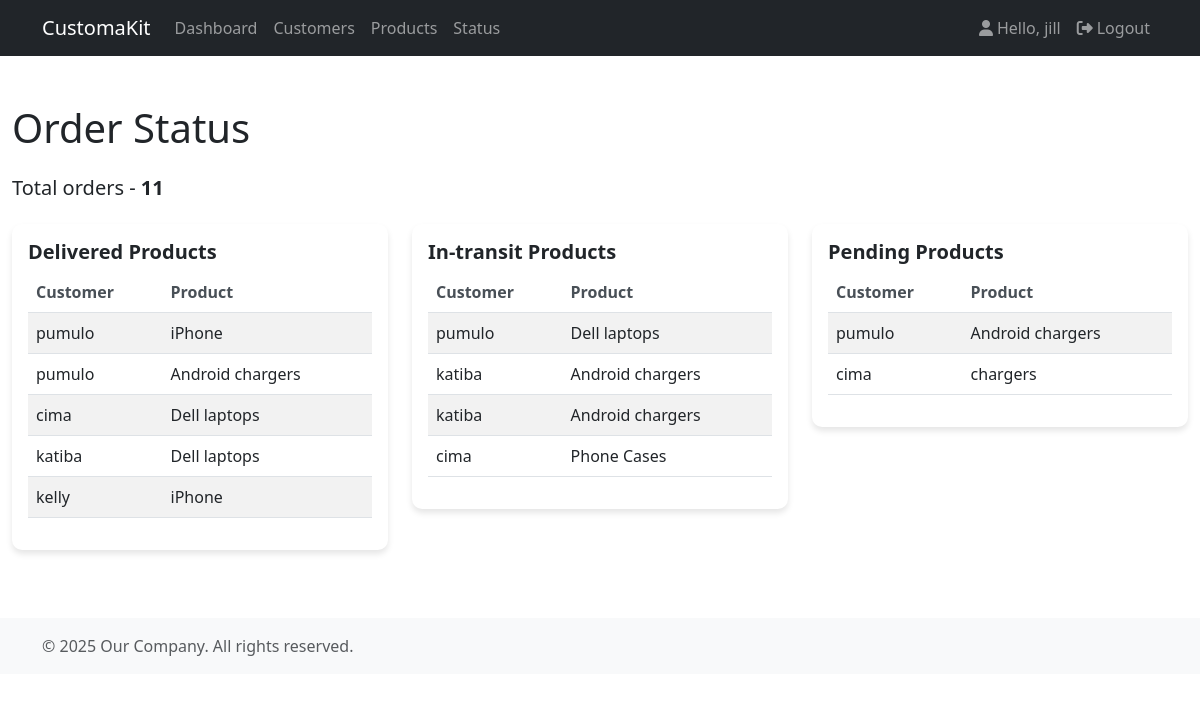
Before: /status/ (signed in) with the older database file.
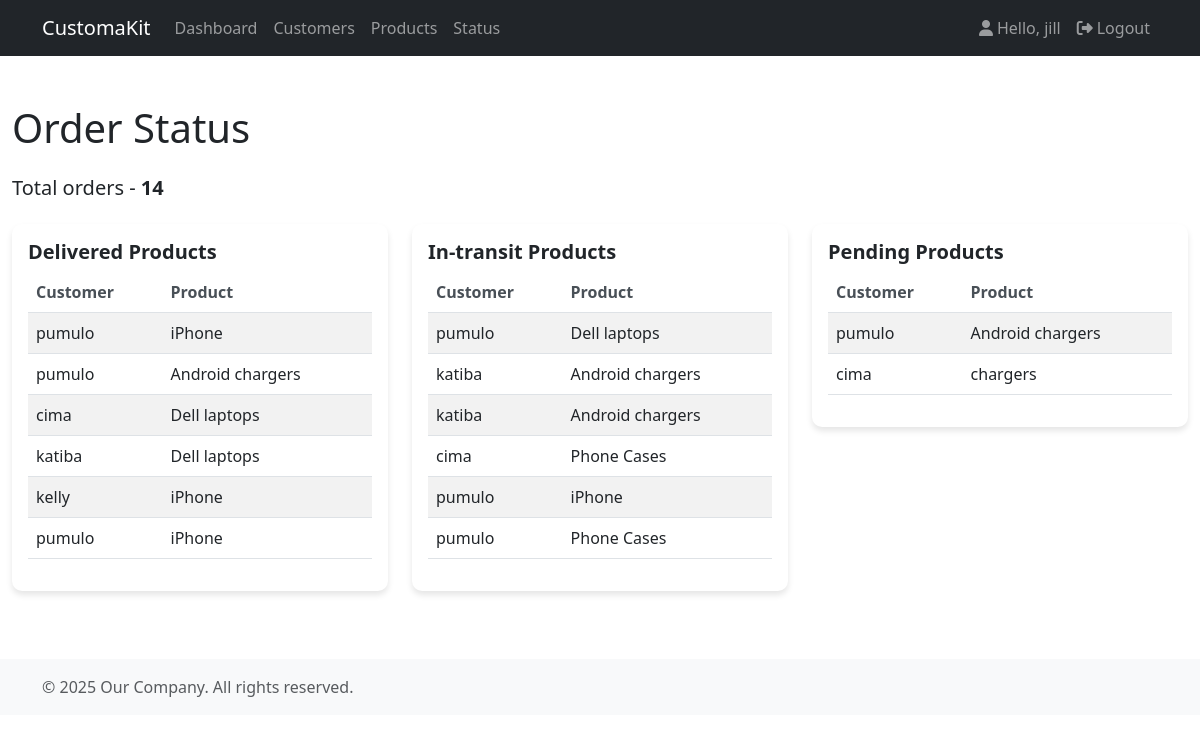
After: the same page with the newer database file.
### product/models.py (models this page shows, shortened)
class Order(models.Model):
  STATUS = (
    ('delivered', 'delivered'),
    ('Intransit', 'Intransit'),
    ('pending', 'pending'),
  )
  customer = models.ForeignKey(Customer, null=True, on_delete=models.CASCADE)
  product = models.ForeignKey(Product, null=True, on_delete=models.CASCADE)
  status = models.CharField(max_length=100, null=True, choices=STATUS)
  created_at = models.DateTimeField(auto_now_add=True)

class Product(models.Model):
  name = models.CharField(max_length=70, null=True)
  price = models.FloatField(null=True)
  description = models.CharField(max_length=100, null=True)
  created_at = models.DateTimeField(auto_now_add=True)
  tags = models.ManyToManyField(Tag)

### customer/models.py (models this page shows, shortened)
class Customer(models.Model):
  user = models.OneToOneField(User, null=True, on_delete=models.CASCADE)
  name = models.CharField(max_length=200, null=True)
  phone = models.CharField(max_length=200, null=True)
  profile_pic = models.ImageField(null=True, blank=True)
  email = models.CharField(max_length=200, null=True, unique=True)
  created_at = models.DateTimeField(auto_now_add=True)

### accounts/decorators.py (the view)
    def wrapper_func(request, *args, **kwargs):
      group = ''
      if request.user.groups.exists():
        group = request.user.groups.all()[0].name
      if group in allowed_roles:
        return view_func(request, *args, **kwargs)
      else:
        return HttpResponse('You are not authorized to access this page')

### product/views.py (called while the page is built)
@login_required(login_url='login')
@allowed_user(allowed_roles=['admin'])
def status(request):
  orders = Order.objects.all().count()
  intransit_orders = Order.objects.filter(status='Intransit')
  pending_orders = Order.objects.filter(status='pending')
  delivered_orders = Order.objects.filter(status='delivered')
  context = {
    'orders':orders,
    'intransit_orders':intransit_orders,
    'pending_orders':pending_orders,
    'delivered_orders':delivered_orders,
  }
  return render(request, 'product/status.html', context)

### product/templates/product/status.html (shortened to what this page needs)
{% extends 'accounts/main.html' %}
{% block content %}
<h1 class="mt-4 mb-4">Order Status</h1>
<h5 class="mt-4 mb-4">Total orders - <strong>{{orders}}</strong></h5>
<div class="row">
    <div class="col-md-4">
        <div class="card">
            <div class="card-body">
                <h5 class="card-title"><strong>Delivered Products</strong></h5>
                <div class="table-responsive">
                    <table class="table table-striped table-hover">
                        <thead>
                            <th>Customer</th>
                            <th>Product</th>
                        </thead>
                        <tbody>
                                {% for order in delivered_orders %}
                                    <tr>
                                        <td>{{ order.customer.name }}</td>
                                        <td>{{ order.product.name }}</td>
                                    </tr>
                                {% endfor %}
                        </tbody>
                    </table>
                </div>
            </div>
        </div>
    </div>
    <div class="col-md-4">
        <div class="card">
            <div class="card-body">
                <h5 class="card-title"><strong>In-transit Products</strong></h5>
                <div class="table-responsive">
                    <table class="table table-striped table-hover">
                        <thead>
                            <th>Customer</th>
                            <th>Product</th>
                        </thead>
                        <tbody>
                                {% for order in intransit_orders %}
                                    <tr>
                                        <td>{{ order.customer.name }}</td>
                                        <td>{{ order.product.name }}</td>
                                    </tr>
                                {% endfor %}
                        </tbody>
                    </table>
                </div>
            </div>
        </div>
    </div>
    <div class="col-md-4">
        <div class="card">
            <div class="card-body">
                <h5 class="card-title"><strong>Pending Products</strong></h5>
                <div class="table-responsive">
                    <table class="table table-striped table-hover">
                        <thead>
                            <th>Customer</th>
                            <th>Product</th>
                        </thead>
                        <tbody>
                                {% for order in pending_orders %}
                                    <tr>
                                        <td>{{ order.customer.name }}</td>
                                        <td>{{ order.product.name }}</td>
                                    </tr>
                                {% endfor %}
                        </tbody>
                    </table>
                </div>
            </div>
        </div>
    </div>
</div>
{% endblock %}

Changed rows visible on the page:
added Order: customer.name "pumulo", product.name "iPhone", shown under "Delivered Products"
added Order: customer.name "pumulo", product.name "iPhone", shown under "In-transit Products"
added Order: customer.name "pumulo", product.name "Phone Cases", shown under "In-transit Products"
Other visible differences:
{{ orders }}: "11" → "14"
